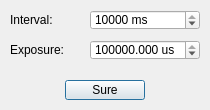
<?xml version="1.0" encoding="UTF-8"?>
<ui version="4.0">
 <class>Camera_setting_dialog</class>
 <widget class="QDialog" name="Camera_setting_dialog">
  <property name="geometry">
   <rect>
    <x>0</x>
    <y>0</y>
    <width>210</width>
    <height>110</height>
   </rect>
  </property>
  <property name="windowTitle">
   <string>Dialog</string>
  </property>
  <widget class="QLabel" name="label_1">
   <property name="geometry">
    <rect>
     <x>10</x>
     <y>10</y>
     <width>80</width>
     <height>20</height>
    </rect>
   </property>
   <property name="text">
    <string>Interval:</string>
   </property>
  </widget>
  <widget class="QLabel" name="label_2">
   <property name="geometry">
    <rect>
     <x>10</x>
     <y>40</y>
     <width>80</width>
     <height>20</height>
    </rect>
   </property>
   <property name="text">
    <string>Exposure:</string>
   </property>
  </widget>
  <widget class="QSpinBox" name="spinBox_1">
   <property name="geometry">
    <rect>
     <x>90</x>
     <y>10</y>
     <width>110</width>
     <height>20</height>
    </rect>
   </property>
   <property name="suffix">
    <string> ms</string>
   </property>
   <property name="maximum">
    <number>10000</number>
   </property>
   <property name="value">
    <number>10000</number>
   </property>
  </widget>
  <widget class="QPushButton" name="sureBtn">
   <property name="geometry">
    <rect>
     <x>65</x>
     <y>80</y>
     <width>80</width>
     <height>20</height>
    </rect>
   </property>
   <property name="text">
    <string>Sure</string>
   </property>
  </widget>
  <widget class="QDoubleSpinBox" name="spinBox_2">
   <property name="geometry">
    <rect>
     <x>90</x>
     <y>40</y>
     <width>110</width>
     <height>20</height>
    </rect>
   </property>
   <property name="suffix">
    <string> us</string>
   </property>
   <property name="decimals">
    <number>3</number>
   </property>
   <property name="maximum">
    <double>1000000.000000000000000</double>
   </property>
   <property name="singleStep">
    <double>0.100000000000000</double>
   </property>
   <property name="value">
    <double>1000000.000000000000000</double>
   </property>
  </widget>
 </widget>
 <resources/>
 <connections/>
</ui>
